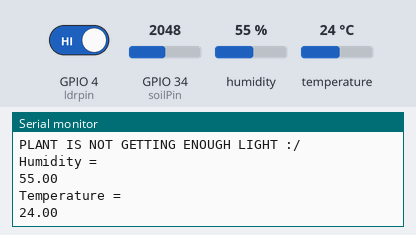
A sketch run on a simulated ESP32. Parts: the last lines printed to the serial monitor. Inputs (shaded band) come from the test bench; at power-on: GPIO 4 (ldrpin) HIGH, humidity 55 %, GPIO 34 (soilPin) = 2048, temperature 24 °C. WiFi joins after 1.5 s; servers stay silent unless stated.

Above: at 3.6 s.
3.7 s: GPIO 4 (ldrpin) driven LOW
At 5.3 s:
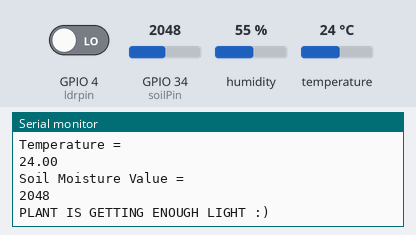
7.9 s: humidity set to 22 %
At 9.8 s:
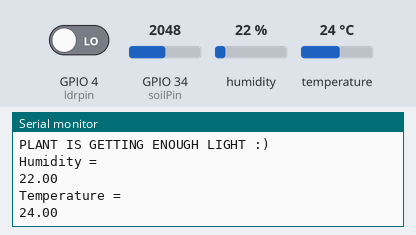
10.6 s: GPIO 34 (soilPin) set to 2866
At 13.1 s:
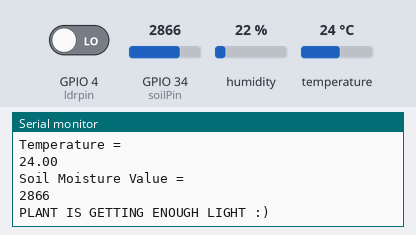
13.3 s: temperature set to 12 °C
At 15.9 s:
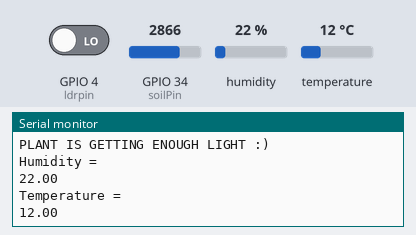
16.0 s: GPIO 34 (soilPin) set to 3603
At 17.4 s:
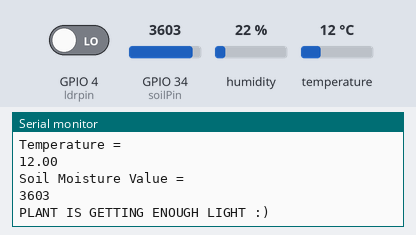
18.7 s: humidity set to 40 %
At 22.1 s:
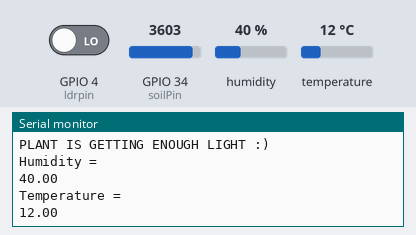
Timing chart, 0 to 22.4 s (numbered marks = the images above; inputs shaded):
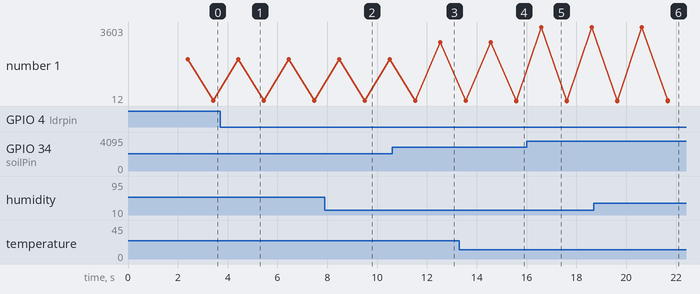

The sketch:

final_pems.ino
```cpp
/*CODES FOR THE DEVICE "TEST BLYNK" #define BLYNK_TEMPLATE_ID "TMPL3TwzXJHWX"
#define BLYNK_TEMPLATE_NAME "TEST BLYNK"
#define BLYNK_AUTH_TOKEN "KL1nVMXMcmJSxDLfMNBPsNFZ9OVWtZBc"*/
#include "DHT.h"
#define DHTPIN 18
#define DHTTYPE DHT11
#define BLYNK_TEMPLATE_ID          "TMPLe0U067rR"
#define BLYNK_DEVICE_NAME           "ESP PBL"
#define BLYNK_AUTH_TOKEN            "N1_Vth27MI_uYRWi95zzggkFYVFjvq52"

#define BLYNK_FIRMWARE_VERSION          "0.1.0"

#define BLYNK_PRINT Serial
#include <WiFi.h>
#include <BlynkSimpleEsp32.h>
#define APP_DEBUG


DHT dht(DHTPIN, DHTTYPE);

float dht11_temp;
float dht11_humi;

int ldrpin = 4;

int sensorVal = 0;
const int soilPin =34;

void setup() {
  Serial.begin(115200);
  delay(100);
  WiFi.begin("realme C11", "");
  while (WiFi.status() != WL_CONNECTED) {
    delay(1000);
    Serial.println("Connecting to WiFi...");
  }

  // Initialize Blynk
  dht.begin();

  Blynk.begin(BLYNK_AUTH_TOKEN, WiFi.SSID().c_str(), WiFi.psk().c_str());
}

void loop() {
  Blynk.run();

  sensorVal=analogRead(soilPin);
  Serial.println("Soil Moisture Value =");
  Serial.println(sensorVal);
  //float l = analogRead(ldrpin);
  float l1 = digitalRead(ldrpin);
  float h = dht.readHumidity();
  float t = dht.readTemperature();
  Blynk.virtualWrite(V0, sensorVal);
  //Blynk.virtualWrite(V1, l);
  Blynk.virtualWrite(V2, t);
  Blynk.virtualWrite(V3, h);
  Blynk.virtualWrite(V4, l1);
  if(l1 == 0)
  {
    Serial.println("PLANT IS GETTING ENOUGH LIGHT :)");
  }
  else
  {

    Serial.println("PLANT IS NOT GETTING ENOUGH LIGHT :/");
  }
  delay(1000);
  Serial.println("Humidity =");
  Serial.println(h);
  Serial.println("Temperature = ");
  Serial.println(t);
  delay(1000);
}
```

Measured:
- after the input at 3.7 s, the serial monitor: prints a new line after 0.76 s (image 1)
- after the input at 7.9 s, the serial monitor: prints a new line after 1.6 s (image 2)
- after the input at 10.6 s, the serial monitor: prints a new line after 1.9 s (image 3)
- after the input at 13.3 s, the serial monitor: prints a new line after 2.3 s (image 4)
- after the input at 16.0 s, the serial monitor: prints a new line after 0.58 s (image 5)
- after the input at 18.7 s, the serial monitor: prints a new line after 3.0 s (image 6)
- plotted number 1: 2048 → 2866 after the input at 10.6 s, 2866 → 12 after the input at 13.3 s, 12 → 3603 after the input at 16.0 s
